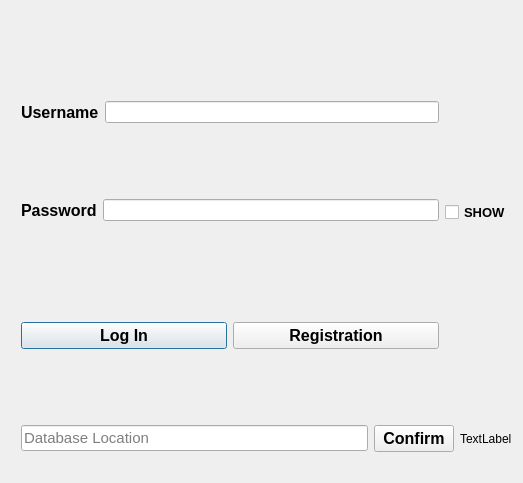
<?xml version="1.0" encoding="UTF-8"?>
<ui version="4.0">
 <class>logIn</class>
 <widget class="QDialog" name="logIn">
  <property name="geometry">
   <rect>
    <x>0</x>
    <y>0</y>
    <width>523</width>
    <height>483</height>
   </rect>
  </property>
  <property name="windowTitle">
   <string>Dialog</string>
  </property>
  <property name="autoFillBackground">
   <bool>false</bool>
  </property>
  <widget class="QWidget" name="layoutWidget">
   <property name="geometry">
    <rect>
     <x>21</x>
     <y>31</y>
     <width>491</width>
     <height>421</height>
    </rect>
   </property>
   <layout class="QVBoxLayout" name="verticalLayout_3">
    <item>
     <layout class="QHBoxLayout" name="horizontalLayout_4" stretch="0,0">
      <item>
       <layout class="QVBoxLayout" name="verticalLayout">
        <item>
         <layout class="QHBoxLayout" name="horizontalLayout_3">
          <property name="topMargin">
           <number>0</number>
          </property>
          <item>
           <widget class="QLabel" name="label">
            <property name="font">
             <font>
              <pointsize>12</pointsize>
              <bold>true</bold>
             </font>
            </property>
            <property name="text">
             <string>Username</string>
            </property>
           </widget>
          </item>
          <item>
           <widget class="QLineEdit" name="user"/>
          </item>
         </layout>
        </item>
        <item>
         <layout class="QHBoxLayout" name="horizontalLayout_2">
          <property name="topMargin">
           <number>0</number>
          </property>
          <property name="bottomMargin">
           <number>25</number>
          </property>
          <item>
           <widget class="QLabel" name="label_2">
            <property name="font">
             <font>
              <pointsize>12</pointsize>
              <bold>true</bold>
             </font>
            </property>
            <property name="text">
             <string>Password</string>
            </property>
           </widget>
          </item>
          <item>
           <widget class="QLineEdit" name="pass">
            <property name="enabled">
             <bool>true</bool>
            </property>
            <property name="sizePolicy">
             <sizepolicy hsizetype="Expanding" vsizetype="Fixed">
              <horstretch>0</horstretch>
              <verstretch>0</verstretch>
             </sizepolicy>
            </property>
            <property name="minimumSize">
             <size>
              <width>0</width>
              <height>0</height>
             </size>
            </property>
            <property name="font">
             <font>
              <pointsize>8</pointsize>
             </font>
            </property>
            <property name="contextMenuPolicy">
             <enum>Qt::NoContextMenu</enum>
            </property>
            <property name="acceptDrops">
             <bool>true</bool>
            </property>
            <property name="toolTip">
             <string/>
            </property>
            <property name="styleSheet">
             <string notr="true"/>
            </property>
            <property name="maxLength">
             <number>1000</number>
            </property>
            <property name="echoMode">
             <enum>QLineEdit::Password</enum>
            </property>
           </widget>
          </item>
         </layout>
        </item>
        <item>
         <layout class="QHBoxLayout" name="horizontalLayout">
          <item>
           <widget class="QPushButton" name="Login">
            <property name="font">
             <font>
              <pointsize>12</pointsize>
              <bold>true</bold>
             </font>
            </property>
            <property name="text">
             <string>Log In</string>
            </property>
            <property name="checkable">
             <bool>false</bool>
            </property>
           </widget>
          </item>
          <item>
           <widget class="QPushButton" name="Register">
            <property name="font">
             <font>
              <pointsize>12</pointsize>
              <bold>true</bold>
             </font>
            </property>
            <property name="text">
             <string>Registration</string>
            </property>
            <property name="checkable">
             <bool>false</bool>
            </property>
           </widget>
          </item>
         </layout>
        </item>
       </layout>
      </item>
      <item>
       <layout class="QVBoxLayout" name="verticalLayout_2">
        <property name="bottomMargin">
         <number>25</number>
        </property>
        <item>
         <widget class="QCheckBox" name="pokazi">
          <property name="sizePolicy">
           <sizepolicy hsizetype="Minimum" vsizetype="MinimumExpanding">
            <horstretch>0</horstretch>
            <verstretch>0</verstretch>
           </sizepolicy>
          </property>
          <property name="font">
           <font>
            <pointsize>10</pointsize>
            <bold>true</bold>
           </font>
          </property>
          <property name="autoFillBackground">
           <bool>true</bool>
          </property>
          <property name="text">
           <string>SHOW</string>
          </property>
         </widget>
        </item>
       </layout>
      </item>
     </layout>
    </item>
    <item>
     <layout class="QHBoxLayout" name="horizontalLayout_5">
      <item>
       <widget class="QLineEdit" name="dbLocationLineEdit">
        <property name="font">
         <font>
          <pointsize>11</pointsize>
         </font>
        </property>
        <property name="placeholderText">
         <string>Database Location</string>
        </property>
       </widget>
      </item>
      <item>
       <widget class="QPushButton" name="Confirmdb">
        <property name="font">
         <font>
          <pointsize>12</pointsize>
          <bold>true</bold>
         </font>
        </property>
        <property name="text">
         <string>Confirm</string>
        </property>
       </widget>
      </item>
      <item>
       <widget class="QLabel" name="stanje">
        <property name="maximumSize">
         <size>
          <width>16777215</width>
          <height>100000</height>
         </size>
        </property>
        <property name="text">
         <string>TextLabel</string>
        </property>
       </widget>
      </item>
     </layout>
    </item>
   </layout>
  </widget>
 </widget>
 <resources/>
 <connections/>
</ui>
